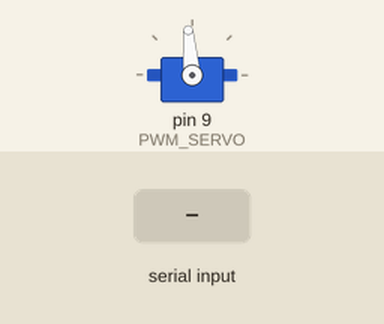
Recording of a sketch running on a simulated Arduino Uno, built with avr-gcc and run on an emulated ATmega328P. On the bench: servo. The test bench sets the inputs (shaded band).

Above: at 1.2 s.
1.3 s: "1\n" received over Serial
At 2.6 s:
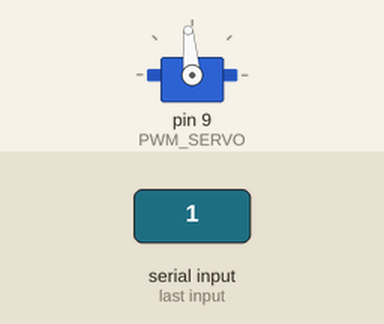
2.9 s: "2\n" received over Serial
At 3.9 s:
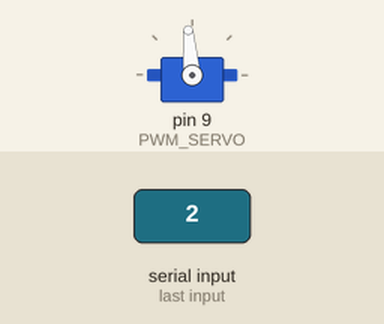
Timing chart, 0 to 5.9 s (numbered marks = the images above; inputs shaded):
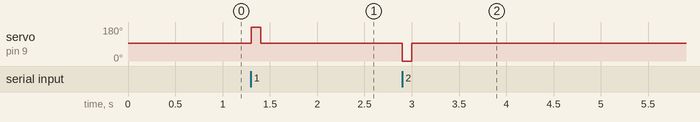

Measured:
- after the input at 1.3 s, servo on pin 9 (PWM_SERVO): 95° → 180° at once, → 95° 0.10 s later
- after the input at 2.9 s, servo on pin 9 (PWM_SERVO): 95° → 0° at once, → 95° 0.10 s later

The sketch:

Commande-Servomoteur-par-Moniteur-3.ino
```cpp
// Ce programme permet d'activé la rotation d'un servomoteur à rotation continue grace au moniteur.

// En remplacant la commande par moniteur par une comande radio, il devient possible de faire tourner le servo moteur vers la gauche ou vers la droite selon sur quel bouton de la télécommande on appuie.


 #include  <Servo.h>

 Servo monServo;

 char PWM_SERVO = 9; // pin de commande du servomoteur.

//initialisation de la vitesse du servomoteur.
 int vitesseDuServo = 95;

// variable enregistrant le code donné par le moniteur.
int state = 0;


 void setup ()
{//initialisation du pin et de la vitesse du moteur.
   monServo.attach(PWM_SERVO);
   monServo.write(vitesseDuServo);

   //initialisation du moniteur
   Serial.begin(9600);
}
void loop ()
{

if (Serial.available() > 0) // si quelque chose est entrée dans le moniteur. (à remplacer par l'arriver d'un message radio.)
    {
      // Lecture de l'entier passé au port série
      state = Serial.parseInt();  //( à remplacer par le message de la radio)
      if (state ==1){             // si le code entrée est 1 alors le servomoteur tourne brièvement dans un sens.
        vitesseDuServo=180;
        monServo.write(vitesseDuServo);
        delay(100);

      }
      if (state ==2){             // si le code entrée est 2 alors le servomoteur tourne brièvement dans l'autre un sens.
        vitesseDuServo=-180;
        monServo.write(vitesseDuServo);
        delay(100);


      }
  monServo.write(95);             // stop le servomoteur
  state = 0;                      // réinitialise le message
  }

}
```
